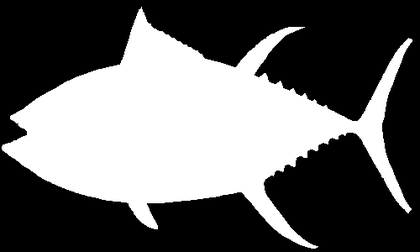
%> input picture data/bw_fish4.png, 420 x 252 px, shrunk from 500 x 300 before the run
$ octave test_jointTriangulation.m   (GNU Octave 9; MATLAB toolbox functions it lacks are replaced by stand-ins)
%> lines starting %> are read from the running program, lines starting %| are printed output that depends on the picture; in (x1, y1, x2, y2) boxes, pixels count from 0 and x2, y2 are one past the last pixel; in counts of white or black regions, pixels touching at a corner belong together; the program's own positions count from 1
### code/buildContour.m
function [contour] = buildContour(bw, boundary, smoothing, option, value)
% USE THIS METHOD WITH bwboundary(bw,4). IT IS IMPORTANT FOR IT TO BE 4 CONNECTED.
% This methods build a contour with subpixel accuracy. In particular, it is not confused by one
% pixel thick portions of contour, 8 shapes and so on.
% The user either picks the average spacing between contour points or the number of desired contour points.

% Usage:   [ contour ] = alphaMorph( mat, alpha, contour_src, contour_dst )
%
% Arguments:
%               bw  - Binary representing the full image on which the contour lies
%         boundary  - Array of size m x 2, from cell output of C = bwboundary(bw,4), like C{1}
%        smoothing  - Positive integer representing the smoothing factor of the contour.
%           option  - Either nothing (default), 'Spacing' or 'Sampling'
%            value  - For 'Spacing' it represents the average distance between contour points.
%                     For 'Sampling' it represents the exact number of desited contour points.
% Returns:
%           contour - The contour m x 2 specified by the arguments of buildContour

% Example 1 (default):
% I = imread('..\data\bw_fish5.png');
% BW = imbinarize(I);
% C = bwboundaries(BW,4); %IT IS IMPORTANT FOR THIS TO BE 4 CONNECTED AND ***not*** 8 CONNECTED
% C = C{1};
% contour = buildContour(BW,C); %Default: smoothing == 10, distance = 5
%
% Example 2 ('Spacing'):
% I = imread('..\data\bw_fish5.png');
% BW = imbinarize(I);
% C = bwboundaries(BW,4); %IT IS IMPORTANT FOR THIS TO BE 4 CONNECTED AND ***not*** 8 CONNECTED
% C = C{1};
% smoothing = 10;
% delta = 5;
% contour = buildContour(BW,C,smoothing,'Spacing',delta);
%
% Example 3 ('Sampling'):
% I = imread('..\data\bw_fish5.png');
% BW = imbinarize(I);
% C = bwboundaries(BW,4); %IT IS IMPORTANT FOR THIS TO BE 4 CONNECTED AND ***not*** 8 CONNECTED
% C = C{1};
% smoothing = 10;
% sampling = 200;
% contour = buildContour(BW,C,smoothing,'Sampling',sampling);

% Copyright (c) Adrian Szatmari
% Author: Adrian Szatmari
% Date: 2017-11-30
% License: MIT, patent permitting
%
% Permission is hereby granted, free of charge, to any person obtaining a copy
% of this software and associated documentation files (the "Software"), to deal
% in the Software without restriction, subject to the following conditions:
%
% The above copyright notice and this permission notice shall be included in
% all copies or substantial portions of the Software.
%
% The Software is provided "as is", without warranty of any kind.


%Input checking
if nargin == 2
    smoothing = 10;
    delta = 5;
    contour = build_contour_spacing(bw, boundary, smoothing, delta);
end
if nargin == 3
    error('Need to specify value for "Spacing" or "Sampling".');
end
if nargin == 4
    if(strcmp(option,'Raw'))
        contour = build_contour_raw(bw, boundary);
    else
        error('Need to specify value for "Spacing" or "Sampling".');
    end
end
if nargin == 5
    if(strcmp(option,'Spacing'))
        %check that value is positive
        contour = build_contour_spacing(bw, boundary, smoothing, value);
    elseif(strcmp(option,'Sampling'))
        %check that number is positive
        contour = build_contour_sampling(bw, boundary, smoothing, value);
    else
        error('Wrong type of strategy.');
    end
end
end

% [77 lines left out: function build_contour_spacing, not called in this run]

function [contour] = build_contour_sampling(bw, boundary, smoothing, value)
%Here value gives the number of points
%Logical initialization
bw_perim = false(size(bw));
bw_perim(sub2ind(size(bw), boundary(:,1), boundary(:,2))) = 1;
bw_down = circshift(bw,1,1);
bw_up = circshift(bw,-1,1);
bw_right = circshift(bw,1,2);
bw_left = circshift(bw,-1,2);
bw_perim_up = bw_perim & ~bw_down;
bw_perim_down = bw_perim & ~bw_up;
bw_perim_right = bw_perim & ~bw_left;
bw_perim_left = bw_perim & ~bw_right;

%Generate subpixel points
ep = 1/16;
[R,C] = find(bw_perim_up);
pts_up = [R-6*ep,C+4*ep; R-6*ep,C-4*ep];
[R,C] = find(bw_perim_down);
pts_down = [R+6*ep,C+4*ep; R+6*ep,C-4*ep];
[R,C] = find(bw_perim_right);
pts_right = [R-4*ep,C+6*ep; R+4*ep,C+6*ep];
[R,C] = find(bw_perim_left);
pts_left = [R-4*ep,C-6*ep; R+4*ep,C-6*ep];
pts = [pts_up; pts_down; pts_right; pts_left];

%Sort the points, find next closest to the current point
sorted = zeros(size(pts));
dist = pdist2(pts, pts, 'squaredeuclidean');
counter = 1;
next = 1;
for i = 1:length(dist)
    sorted(counter,:) = pts(next,:);
    dist(:,next) = 10; %no one should visit next again
    [~, ind] = min(dist(next,:));
    dist(ind, next) = 10;
    next = ind;
    counter = counter + 1;
end

%Circular smoothing
if(smoothing == 0)
    smoothed = sorted;
else
    smoothed(:,1) = conv(sorted([end-smoothing+2:end, 1:end],1),repmat(1/smoothing,1,smoothing),'valid');
    smoothed(:,2) = conv(sorted([end-smoothing+2:end, 1:end],2),repmat(1/smoothing,1,smoothing),'valid');
end

%Resample
Rc = [smoothed(:,1); smoothed(1,1)];
Cc = [smoothed(:,2); smoothed(1,2)];
dR = diff(Rc);
dC = diff(Cc);
dS = sqrt(dR.^2+dC.^2);
dS = [0; dS];
d = cumsum(dS);  % independent variable
perim = d(end);

refinement = value;
delta = perim / value;

dSi = delta*(0:refinement)';
dSi(end) = dSi(end)-.005; % appease interp1
Ri = interp1(d,Rc,dSi);
Ci = interp1(d,Cc,dSi,'linear');
Ri(end)=[]; Ci(end)=[];
resampled = [Ri, Ci];

%Make sure it goes clockwise
if(oriented_area(resampled) < 0)
    flip(resampled);
end

%Store contour
contour = resampled;
end


% [48 lines left out: function build_contour_raw, not called in this run]

function [area] = oriented_area(C)
num=size(C,1);
x0=C(1,1);
y0=C(1,2);
area=0;
c=C(2,1)-x0;
d=C(2,2)-y0;
for i=2:num-1
    a=c;
    b=d;
    c=C(i+1,1)-x0;
    d=C(i+1,2)-y0;
    area=area+a*d-c*b;
end
area=0.5*area;
end

### code/jointTriangulation.m
function [JT1, JT2, JC] = jointTriangulation(c1, c2)
% Implementation of Aronov, Seidel and Souvaine's On Compatible Triangulations of Simple Polygons
% Initial simple triangulations of shapes represented by c1 and c2 are mapped to the unit disk.
% On the unit disk they are intersected with one another and mapped back to c1 and c2.
% The triangles on JT1 correspond to the triangles in JT2
% DISCLAIMER: the method will fail if c1 or c2 have intersecting edges.

% Usage:   [JT1, JT2, JC] = jointTriangulation(c1, c2)
%
% Arguments:
%               c1  - Closed contour m x 2
%               c2  - Closed contour m x 2, note: c1 and c2 have to be of the same length
%
% Returns:
%               JT1 - Joint triangulation object on shape 1. A Matlab triangulation object.
%               JT2 - Joint triangulation object on shape 2. A Matlab triangulation object.
%                JC - Joint triangulation object on the unnit disk.

% Example:
% I1 = imread('..\data\bw_fish5.png');
% I2 = imread('..\data\bw_fish8.png');
% BW1 = imbinarize(I1);
% BW2 = imbinarize(I2);
% smoothing = 5;
% sampling = 80;
% C1 = bwboundaries(BW1,4); C1 = C1{1};
% C1 = buildContour(BW1,C1,smoothing,'Sampling',sampling);
% C2 = bwboundaries(BW2,4); C2 = C2{1};
% C2 = buildContour(BW2,C2,smoothing,'Sampling',sampling);
% [JT1, JT2, JC] = jointTriangulation(C1,C2);

% Reference: Aronov, Boris, Raimund Seidel, and Diane Souvaine.
% "On compatible triangulations of simple polygons."
% Computational Geometry 3.1 (1993): 27-35.

% Copyright (c) Adrian Szatmari
% Author: Adrian Szatmari
% Date: 2017-11-30
% License: MIT, patent permitting
%
% Permission is hereby granted, free of charge, to any person obtaining a copy
% of this software and associated documentation files (the "Software"), to deal
% in the Software without restriction, subject to the following conditions:
%
% The above copyright notice and this permission notice shall be included in
% all copies or substantial portions of the Software.
%
% The Software is provided "as is", without warranty of any kind.

if(size(c1,1)~= size(c2,1))
   error('c1 and c2 have different lengths, c1 and c2 must correspond!');
end

boundary1 = [1:size(c1,1);circshift(1:size(c1,1),-1)]';
boundary2 = [1:size(c2,1);circshift(1:size(c2,1),-1)]';

%First two initial Delaunay Triangulations
DT1 = delaunayTriangulation(c1, boundary1);
inside1 = DT1.isInterior();
triangles1 = DT1.ConnectivityList(inside1,:);
edges1 = compute_edges(triangles1)';

DT2 = delaunayTriangulation(c2, boundary2);
inside2 = DT2.isInterior();
triangles2 = DT2.ConnectivityList(inside2,:);
edges2 = compute_edges(triangles2)';

%Map V1 and V2 onto the circle
circle = linspace(0,2*pi-2*pi/size(c1,1),size(c1,1));
VC = [cos(circle);sin(circle)]';

%Remove coincident edges, including circular border
edges1_inside = setdiff(edges1, edges2, 'rows');
edges2_inside = setdiff(edges2, edges1, 'rows');

%Compute point intesections
%In the disk
RC1 = [VC(edges1_inside(:,1),:), VC(edges1_inside(:,2),:)];
RC2 = [VC(edges2_inside(:,1),:), VC(edges2_inside(:,2),:)];
cap = lineSegmentIntersect(RC1,RC2);

%Remove points already on the circular border
epsilon = 0.0000000001;
cap.adj = cap.adj & ~(cap.d1to2 < epsilon | cap.d1to2 > 1-epsilon);

%Order the intersections on edges1
edges1_intersect = cell(size(cap.adj,1),1);
nb_intersect1 = 0;
for i = 1:length(cap.adj)
    p0 = VC(edges1_inside(i,1),:);
    edge = cap.adj(i,:);
    nb_intersect1 = nb_intersect1 + sum(edge); %nb of new points
    if(sum(edge) == 0)
       %error('Oops, sum(edge) == 0, lone edge (line 50).');
       continue;
    end
    edge_row = cap.row(i,:);
    edge_col = cap.col(i,:);
    vec = [edge_row(edge);edge_col(edge)]';
    distances = pdist2(p0, vec, 'Euclidean');
    [~, I] = sort(distances);
    other = find(edge); %finds the position of columns, i.e. of edges in graph 2
    edges1_intersect{i} = other(I);
end

%Give id numbers to new points
new_id = zeros(size(cap.adj));
tags = (1:nb_intersect1) + size(c1,1); %the number of initial points
new_id(cap.adj) = tags;

%Get the set of new edges from graph 1
new_edges1 = [];
for i = 1:length(edges1_intersect)
   current = edges1_inside(i,1);
   for j = 1:length(edges1_intersect{i})
       next = new_id(i,edges1_intersect{i}(j));
       new_edges1(end+1,:) = [current, next];
       current = next;
   end
   new_edges1(end+1,:) = [current, edges1_inside(i,2)];
end

%Order the intersections on edges2 (problem is symmetric)
cap.adj = cap.adj';
cap.row = cap.row';
cap.col = cap.col';
new_id = new_id';

edges2_intersect = cell(size(cap.adj,1),1);
nb_intersect2 = 0;
for i = 1:length(cap.adj)
    p0 = VC(edges2_inside(i,1),:);
    edge = cap.adj(i,:);
    nb_intersect2 = nb_intersect2 + sum(edge); %nb of new points
    if(sum(edge) == 0)
         %error('Oops, sum(edge) == 0, lone edge (line 93).');
         continue;
    end
    edge_row = cap.row(i,:);
    edge_col = cap.col(i,:);
    vec = [edge_row(edge);edge_col(edge)]';
    distances = pdist2(p0, vec, 'Euclidean');
    [~, I] = sort(distances);
    other = find(edge); %finds the position of columns, i.e. of edges in graph 2
    edges2_intersect{i} = other(I);
end

%Get the set of new edges from graph 2
new_edges2 = [];
for i = 1:length(edges2_intersect)
    current = edges2_inside(i,1);
    for j = 1:length(edges2_intersect{i})
       next = new_id(i,edges2_intersect{i}(j));
       new_edges2(end+1,:) = [current, next];
       current = next;
   end
   new_edges2(end+1,:) = [current, edges2_inside(i,2)];
end

cap.adj = cap.adj';
cap.row = cap.row';
cap.col = cap.col';
new_id = new_id';

%Find the exact position of the new intersection points
%On the circle
VC_new = zeros(nb_intersect1,2);
for i = 1:nb_intersect1
    spot = new_id == tags(i); %this could be done better?
    VC_new(i,:) = [cap.row(spot), cap.col(spot)];
end

constrain_joint = [new_edges1; new_edges2; setdiff(edges1, edges1_inside,'rows')];
V_joint = [VC; VC_new];

%%%PROJECT BACK
%Find affine transformations per triangle
tforms1 = cell(length(triangles1),1);
for i = 1:length(triangles1)
     vo = c1(triangles1(i,:),:);
     vc = VC(triangles1(i,:),:);
     tforms1{i} = fitgeotrans(vc,vo,'affine');
end

tforms2 = cell(length(triangles2),1);
for i = 1:length(triangles2)
     vo = c2(triangles2(i,:),:);
     vc = VC(triangles2(i,:),:);
     tforms2{i} = fitgeotrans(vc,vo,'affine');
end

%Find in which triangles the intersection points are in the circle domain
find_triangles1 =  intriangleNBH(triangles1, VC, VC_new, 0.000000001);
find_triangles2 =  intriangleNBH(triangles2, VC, VC_new, 0.000000001);

%Map the intersection points back
V1_new = zeros(length(VC_new),2);
for i = 1:length(VC_new)
    tr = find(find_triangles1(i,:));
    if(isempty(tr))
       error('one point is unmatched!!!');
    end
    tf = tforms1{tr(1)};
    V1_new(i,:) = transformPointsForward(tf,[VC_new(i,1),VC_new(i,2)]);
end

V2_new = zeros(length(VC_new),2);
for i = 1:length(VC_new)
    tr = find(find_triangles2(i,:));
    if(isempty(tr))
       error('one point is unmatched!!!');
    end
    tf = tforms2{tr(1)};
    V2_new(i,:) = transformPointsForward(tf,[VC_new(i,1),VC_new(i,2)]);
end

%Get the total joint triangulation:
T_total = delaunayTriangulation(V_joint, constrain_joint);
triangles_total = T_total.ConnectivityList(:,:);
V1_joint = [c1; V1_new];
V2_joint = [c2; V2_new];

JT1 = triangulation(triangles_total, V1_joint);
JT2 = triangulation(triangles_total, V2_joint);
JC = triangulation(triangles_total, V_joint);
end

### code/test_jointTriangulation.m
% Copyright (c) Adrian Szatmari
% Author: Adrian Szatmari
% Date: 2017-11-30
% License: MIT, patent permitting
%
% Permission is hereby granted, free of charge, to any person obtaining a copy
% of this software and associated documentation files (the "Software"), to deal
% in the Software without restriction, subject to the following conditions:
%
% The above copyright notice and this permission notice shall be included in
% all copies or substantial portions of the Software.
%
% The Software is provided "as is", without warranty of any kind.

% Implementation of Aronov, Seidel and Souvaine's On Compatible Triangulations of Simple Polygons
% Initial simple triangulations of shapes represented by c1 and c2 are mapped to the unit disk.
% On the unit disk they are intersected with one another and mapped back to c1 and c2.
% The triangles on JT1 correspond to the triangles in JT2

% Load Shapes
I1 = imread('..\data\bw_fish4.png');
%> I1 is the input picture: size 252x420 uint8; min 0, max 255, mean 102.2
I2 = imread('..\data\bw_fish6.png');
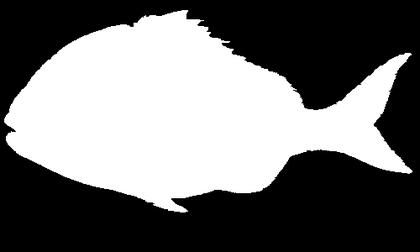
%> input picture data/bw_fish6.png, 420 x 252 px, shrunk from 500 x 300 before the run
%> I2 is the input picture: size 252x420 uint8; min 0, max 255, mean 112.4

BW1 = imbinarize(I1);
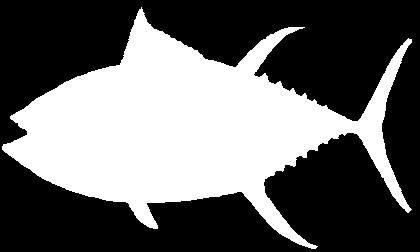
%> BW1: size 252x420 logical; 40.1% white; 1 white region, box (x1, y1, x2, y2) and area: (2, 7, 412, 249) 42437
BW2 = imbinarize(I2);
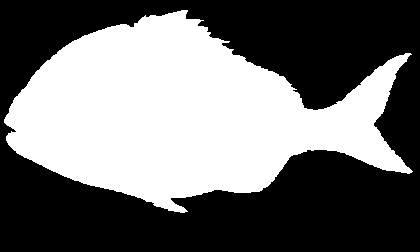
%> BW2: size 252x420 logical; 44.1% white; 1 white region, box (x1, y1, x2, y2) and area: (4, 10, 413, 213) 46664

% Build Contours
smoothing = 5;
sampling = 80;

C1 = bwboundaries(BW1,4); C1 = C1{1};
%> after `C1 = bwboundaries(BW1,4)`: C1 = 1 boundary; box (x1, y1, x2, y2) and points: (2, 7, 412, 249) 1483
%> after `C1 = C1{1}`: C1 = 1483 rows, first 12: [147 3; 146 4; 145 4; 145 5; 145 6; 145 7; 144 8; 144 9; 144 10; 144 11; 143 12; 143 13]
C1 = buildContour(BW1,C1,smoothing,'Sampling',sampling);
%> in build_contour_sampling, `bw_perim_left = bw_perim & ~bw_right;`:
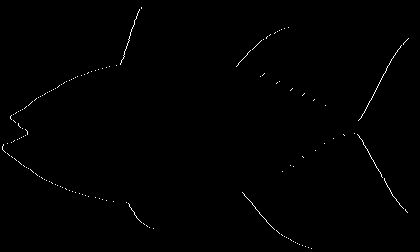
%> bw_perim_left: size 252x420 logical; 0.48% white in thin lines or dots
%> in build_contour_sampling, `[R,C] = find(bw_perim_up);`: R = 580 values from 8 to 247; C = 580 values from 3 to 412
%> in build_contour_sampling, `pts_up = [R-6*ep,C+4*ep; R-6*ep,C-4*ep];`: pts_up = 1160 rows, first 12: [146.6 3.25; 144.6 4.25; 144.6 5.25; 144.6 6.25; 144.6 7.25; 143.6 8.25; 143.6 9.25; 143.6 10.25; 116.6 11.25; 143.6 11.25; 115.6 12.25; 142.6 12.25]
%> in build_contour_sampling, `[R,C] = find(bw_perim_down);`: R = 580 values from 14 to 249
%> in build_contour_sampling, `pts_down = [R+6*ep,C+4*ep; R+6*ep,C-4*ep];`: pts_down = 1160 rows, first 12: [150.4 3.25; 151.4 4.25; 152.4 5.25; 153.4 6.25; 153.4 7.25; 154.4 8.25; 155.4 9.25; 156.4 10.25; 119.4 11.25; 156.4 11.25; 120.4 12.25; 157.4 12.25]
%> in build_contour_sampling, `[R,C] = find(bw_perim_right);`: R = 508 values from 8 to 249; C = 508 values from 142 to 412
%> in build_contour_sampling, `pts_right = [R-4*ep,C+6*ep; R+4*ep,C+6*ep];`: pts_right = 1016 rows, first 12: [7.75 142.4; 8.75 142.4; 9.75 143.4; 10.75 143.4; 11.75 143.4; 12.75 144.4; 14.75 144.4; 13.75 145.4; 15.75 145.4; 16.75 145.4; 17.75 146.4; 18.75 146.4]
%> in build_contour_sampling, `[R,C] = find(bw_perim_left);`: C = 508 values from 3 to 409
%> in build_contour_sampling, `pts_left = [R-4*ep,C-6*ep; R+4*ep,C-6*ep];`: pts_left = 1016 rows, first 12: [146.8 2.62; 147.8 2.62; 148.8 2.62; 149.8 2.62; 144.8 3.62; 145.8 3.62; 150.8 3.62; 151.8 4.62; 152.8 5.62; 143.8 7.62; 153.8 7.62; 154.8 8.62]
%> the loop in build_contour_sampling, `for i = 1:length(dist)` made 4352 passes
%> (ind, next) on passes 1 to 3: (581, 581), (3337, 3337), (3845, 3845)
%> after the loop in build_contour_sampling, `for i = 1:length(dist)`: counter = 4353
%> in build_contour_sampling, `Rc = [smoothed(:,1); smoothed(1,1)];`: Rc = 4353 values, max 249.4 at index 1023, min 7.8 at index 3723, mean 129.6
%> in build_contour_sampling, `Cc = [smoothed(:,2); smoothed(1,2)];`: Cc = 4353 values, max 412.4 at index 2349, min 2.62 at index 7, mean 243.1
%> in build_contour_sampling, `dR = diff(Rc);`: dR = 4352 values, max 0.5 at index 8, min -0.5 at index 487, mean -3.27e-18
%> in build_contour_sampling, `dC = diff(Cc);`: dC = 4352 values, max 0.5 at index 1015, min -0.5 at index 3421, mean 1.31e-17
%> in build_contour_sampling, `dS = sqrt(dR.^2+dC.^2);`: dS = 4352 values, max 0.5 at index 1015, min 0.15 at index 1337, mean 0.39
%> in build_contour_sampling, `dS = [0; dS];`: dS = 4353 values, max 0.5 at index 1016, min 0 at index 1, mean 0.39
%> in build_contour_sampling, `d = cumsum(dS);`: d = 4353 values from 0 to 1696.6
%> in build_contour_sampling, `perim = d(end);`: perim = 1696.6
%> in build_contour_sampling, `delta = perim / value;`: delta = 21.21
%> in build_contour_sampling, `dSi = delta*(0:refinement)';`: dSi = 81 values from 0 to 1696.6
%> in build_contour_sampling, `Ri = interp1(d,Rc,dSi);`: Ri = 81 values, max 247.3 at index 20, min 16.24 at index 69, mean 130.4
%> in build_contour_sampling, `Ci = interp1(d,Cc,dSi,'linear');`: Ci = 81 values, max 412.1 at index 36, min 3.55 at index 1, mean 239.4
%> in build_contour_sampling, `resampled = [Ri, Ci];`: resampled = 80 rows, first 12: [145.7 3.55; 160 15.64; 171.9 32.58; 182.4 50.43; 190.7 69.2; 197.1 88.79; 201.4 108.9; 204.6 129.2; 221.7 140.3; 228.3 158.4; 209.5 149.9; 203.4 162.5]
%> in oriented_area, `num=size(C,1);`: num = 80
%> in oriented_area, `x0=C(1,1);`: x0 = 145.7
%> in oriented_area, `y0=C(1,2);`: y0 = 3.55
%> in oriented_area, `c=C(2,1)-x0;`: c = 14.26
%> in oriented_area, `d=C(2,2)-y0;`: d = 12.09
%> the loop in oriented_area, `for i=2:num-1` made 78 passes
%> (a, b, c, d, area) on passes 1 to 8: (14.26, 12.09, 26.22, 29.03, 96.98), (26.22, 29.03, 36.65, 46.88, 262.2), (36.65, 46.88, 44.97, 65.65, 560.3), (44.97, 65.65, 51.36, 85.24, 1021.5), (51.36, 85.24, 55.65, 105.4, 1690), (55.65, 105.4, 58.89, 125.6, 2476.2), (58.89, 125.6, 76.02, 136.8, 979.2), (76.02, 136.8, 82.59, 154.8, 1453.1)
%> after the loop in oriented_area, `for i=2:num-1`: area = 84675.4
%> in oriented_area, `area=0.5*area;`: area = 42337.7
%> in build_contour_sampling, `contour = resampled;`: contour has the same summary as resampled
%> in buildContour, `contour = build_contour_sampling(bw, boundary, smoothing, value);`: contour has the same summary as resampled in build_contour_sampling
%> C1 has the same summary as resampled in build_contour_sampling

C2 = bwboundaries(BW2,4); C2 = C2{1};
%> after `C2 = bwboundaries(BW2,4)`: C2 = 1 boundary; box (x1, y1, x2, y2) and points: (4, 10, 413, 213) 1139
%> after `C2 = C2{1}`: C2 = 1139 rows, first 12: [120 5; 119 6; 118 6; 117 7; 116 7; 115 8; 114 9; 113 10; 112 10; 111 10; 110 10; 109 10]
C2 = buildContour(BW2,C2,smoothing,'Sampling',sampling);
%> call 2 of build_contour_sampling, with smoothing = 5, value = 80
%> in build_contour_sampling (call 2), `bw_down = circshift(bw,1,1);`:
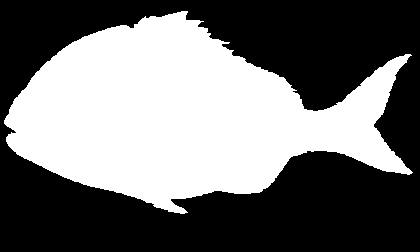
%> bw_down: size 252x420 logical; 44.1% white; 1 white region, box (x1, y1, x2, y2) and area: (4, 11, 413, 214) 46664
%> in build_contour_sampling (call 2), `bw_up = circshift(bw,-1,1);`:
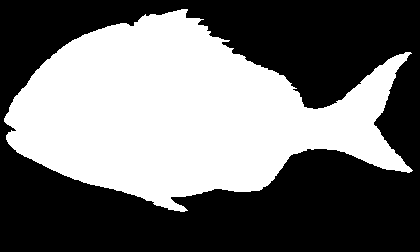
%> bw_up: size 252x420 logical; 44.1% white; 1 white region, box (x1, y1, x2, y2) and area: (4, 9, 413, 212) 46664
%> in build_contour_sampling (call 2), `bw_perim_left = bw_perim & ~bw_right;`:
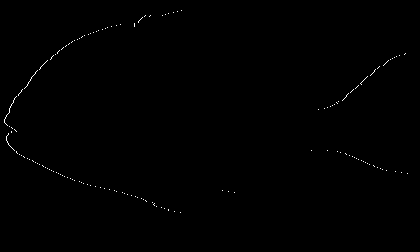
%> bw_perim_left: size 252x420 logical; 0.28% white in thin lines or dots, all inside (x1, y1, x2, y2) = (4, 10, 408, 213)
%> in build_contour_sampling (call 2), `[R,C] = find(bw_perim_up);`: R = 506 values from 11 to 212; C = 506 values from 5 to 413
%> in build_contour_sampling (call 2), `pts_up = [R-6*ep,C+4*ep; R-6*ep,C-4*ep];`: pts_up = 1012 rows, first 12: [119.6 5.25; 117.6 6.25; 115.6 7.25; 136.6 7.25; 114.6 8.25; 135.6 8.25; 113.6 9.25; 133.6 9.25; 108.6 10.25; 133.6 10.25; 106.6 11.25; 133.6 11.25]
%> in build_contour_sampling (call 2), `[R,C] = find(bw_perim_down);`: R = 506 values from 12 to 213
%> in build_contour_sampling (call 2), `pts_down = [R+6*ep,C+4*ep; R+6*ep,C-4*ep];`: pts_down = 1012 rows, first 12: [123.4 5.25; 124.4 6.25; 125.4 7.25; 141.4 7.25; 126.4 8.25; 143.4 8.25; 126.4 9.25; 145.4 9.25; 127.4 10.25; 146.4 10.25; 127.4 11.25; 147.4 11.25]
%> in build_contour_sampling (call 2), `[R,C] = find(bw_perim_right);`: R = 295 values from 11 to 213; C = 295 values from 12 to 413
%> in build_contour_sampling (call 2), `pts_right = [R-4*ep,C+6*ep; R+4*ep,C+6*ep];`: pts_right = 590 rows, first 12: [131.8 12.38; 24.75 127.4; 25.75 129.4; 26.75 130.4; 15.75 146.4; 16.75 146.4; 15.75 156.4; 198.8 171.4; 199.8 171.4; 200.8 172.4; 201.8 173.4; 202.8 174.4]
%> in build_contour_sampling (call 2), `[R,C] = find(bw_perim_left);`: C = 295 values from 5 to 408
%> in build_contour_sampling (call 2), `pts_left = [R-4*ep,C-6*ep; R+4*ep,C-6*ep];`: pts_left = 590 rows, first 12: [119.8 4.62; 120.8 4.62; 121.8 4.62; 122.8 4.62; 117.8 5.62; 118.8 5.62; 123.8 5.62; 115.8 6.62; 116.8 6.62; 124.8 6.62; 136.8 6.62; 137.8 6.62]
%> the loop in build_contour_sampling (call 2), `for i = 1:length(dist)` made 3204 passes
%> (ind, next) on passes 1 to 3: (507, 507), (2615, 2615), (2910, 2910)
%> the loop in oriented_area (call 2), `for i=2:num-1` made 78 passes

%Check no self intersection
constrain1 = [1:length(C1);circshift(1:length(C1),-1)]';
constrain2 = [1:length(C2);circshift(1:length(C2),-1)]';
delaunayTriangulation(C1,constrain1);
%> (this line was passed over: delaunayTriangulation is not available in this run)
delaunayTriangulation(C2,constrain2);
%> (this line was passed over: delaunayTriangulation is not available in this run)
%> the run ends on the next line

% jointTriangulation will fail if there are intersecting edges in either C1 or C2
[JT1, JT2, JC] = jointTriangulation(C1,C2);
